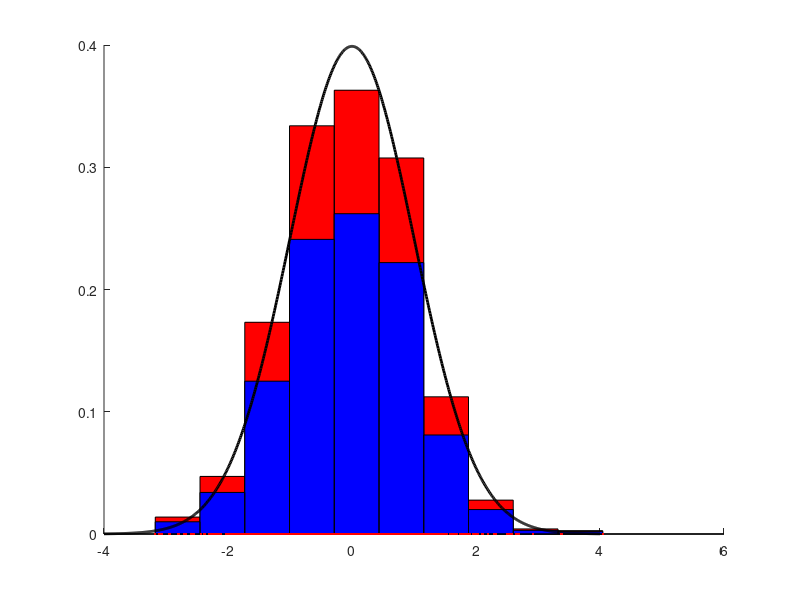

The MATLAB source for this figure:
n=1000; mu=0; sigma=1;
x = random('normal', mu, sigma, [n,1])

figure; hold on;

[N, xout]=hist(x);
bar(xout', N'/(n*(xout(2)-xout(1))), 'barwidth', 1, 'facecolor', 'r');
bar(xout', N'/n, 'barwidth', 1, 'facecolor', 'b');

z=-4:.01:4;
y=1/(sqrt(2*pi*sigma)) *exp(-(z-mu).^2 / (2*(sigma^2)));
plot(z, y, 'k', 'LineWidth', 2);

plot(x, zeros([length(x),1]), '.r');


